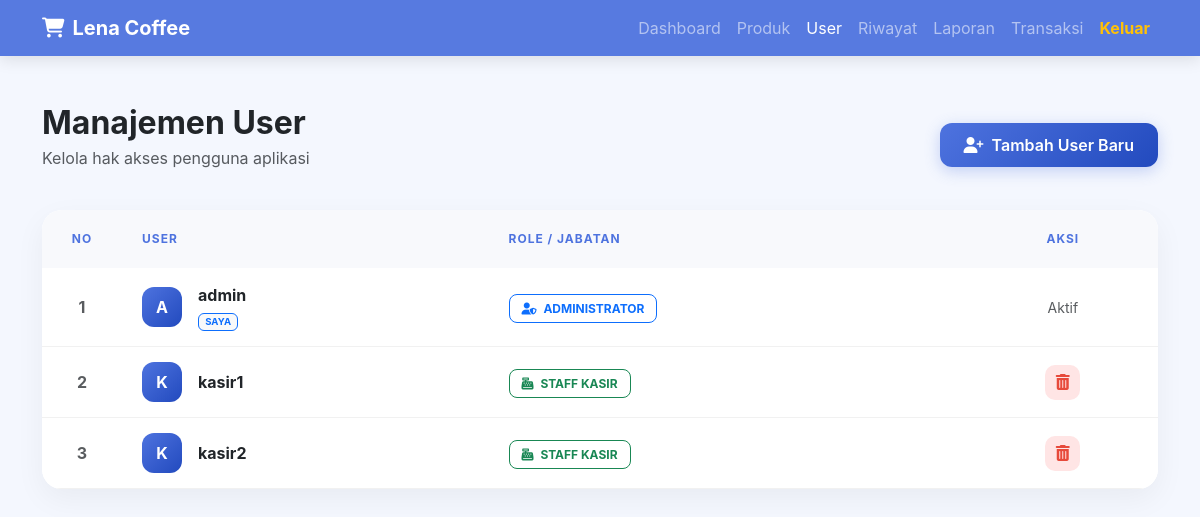
The page /user.php (signed in) on the database its author committed.
### tables this page shows
CREATE TABLE `users` (
  `id_user` int(11) NOT NULL,
  `username` varchar(50) DEFAULT NULL,
  `password` varchar(255) DEFAULT NULL,
  `role` enum('admin','kasir') DEFAULT NULL
);

### user.php (the view, shortened to what this page needs)
<?php
include 'koneksi.php';
$query = mysqli_query($conn, "SELECT * FROM users");
?>
<!DOCTYPE html>
<html lang="id">
<head>
    <link href="https://cdn.jsdelivr.net/npm/bootstrap@5.3.0/dist/css/bootstrap.min.css" rel="stylesheet">
    <link rel="stylesheet" href="https://cdnjs.cloudflare.com/ajax/libs/font-awesome/6.4.0/css/all.min.css">
    <link href="https://unpkg.com/aos@2.3.1/dist/aos.css" rel="stylesheet">
</head>
<body>
<nav class="navbar navbar-expand-lg navbar-dark sticky-top mb-5">
    <div class="container">
        <a class="navbar-brand fw-bold" href="index.php"><i class="fas fa-shopping-cart me-2"></i>Lena Coffee</a>
        <div class="collapse navbar-collapse" id="navbarNav">
            <ul class="navbar-nav ms-auto">
                <li class="nav-item"><a class="nav-link" href="index.php">Dashboard</a></li>
                <li class="nav-item"><a class="nav-link" href="produk.php">Produk</a></li>
                <li class="nav-item"><a class="nav-link active" href="user.php">User</a></li>
                <li class="nav-item"><a class="nav-link" href="riwayat.php">Riwayat</a></li>
                <li class="nav-item"><a class="nav-link" href="laporan.php">Laporan</a></li>
                <li class="nav-item"><a class="nav-link" href="transaksi.php">Transaksi</a></li>
                <li class="nav-item"><a class="nav-link text-warning fw-bold" href="logout.php">Keluar</a></li>
            </ul>
        </div>
    </div>
</nav>
<div class="container" data-aos="fade-up">
    <div class="row align-items-center mb-4">
        <div class="col-md-6">
            <h2 class="fw-bold text-dark mb-1">Manajemen User</h2>
            <p class="text-muted">Kelola hak akses pengguna aplikasi</p>
        </div>
        <div class="col-md-6 text-md-end">
            <a href="tambah_user.php" class="btn btn-primary btn-add">
                <i class="fas fa-user-plus me-2"></i>Tambah User Baru
            </a>
        </div>
    </div>
    <div class="card card-main">
        <div class="card-body p-0">
            <div class="table-responsive">
                <table class="table mb-0">
                    <thead>
                        <tr>
                            <th class="text-center" style="width: 80px;">No</th>
                            <th>User</th>
                            <th>Role / Jabatan</th>
                            <th class="text-center">Aksi</th>
                        </tr>
                    </thead>
                    <tbody>
                        <?php $i=1; while($row = mysqli_fetch_assoc($query)) : ?>
                        <tr>
                            <td class="text-center text-muted fw-bold"><?= $i++; ?></td>
                            <td>
                                <div class="d-flex align-items-center">
                                    <div class="user-avatar me-3">
                                        <?= substr($row['username'], 0, 1); ?>
                                    </div>
                                    <div>
                                        <div class="fw-bold text-dark"><?= $row['username']; ?></div>
                                        <?php if($row['username'] === $_SESSION['username']) : ?>
                                            <span class="badge bg-light text-primary border border-primary x-small" style="font-size: 0.6rem;">SAYA</span>
                                        <?php endif; ?>
                                    </div>
                                </div>
                            </td>
                            <td>
                                <?php if($row['role'] == 'admin') : ?>
                                    <span class="role-badge bg-light-primary text-primary border border-primary">
                                        <i class="fas fa-user-shield me-1"></i> ADMINISTRATOR
                                    </span>
                                <?php else : ?>
                                    <span class="role-badge bg-light-success text-success border border-success">
                                        <i class="fas fa-cash-register me-1"></i> STAFF KASIR
                                    </span>
                                <?php endif; ?>
                            </td>
                            <td class="text-center">
                                <?php if($row['username'] !== $_SESSION ['username']) : ?>
                                    <a href="hapus_user.php?id=<?= $row['id_user']; ?>"
                                       class="action-icon"
                                       title="Hapus User"
                                       onclick="return confirm('Yakin ingin menghapus user ini?')">
                                        <i class="fas fa-trash-alt"></i>
                                    </a>
                                <?php else : ?>
                                    <span class="text-muted small italic">Aktif</span>
                                <?php endif; ?>
                            </td>
                        </tr>
                        <?php endwhile; ?>
                    </tbody>
                </table>
            </div>
        </div>
    </div>
</div>
</body>
</html>

### user.php (style rules this page uses)
:root { --primary-grad: linear-gradient(135deg, #4e73df 0%, #224abe 100%); }
body { background-color: #f4f7fe; font-family: 'Inter', sans-serif; }
.navbar { background: rgba(78, 115, 223, 0.95) !important; backdrop-filter: blur(10px); box-shadow: 0 4px 15px rgba(0,0,0,0.1); }
.card-main { border: none; border-radius: 20px; box-shadow: 0 10px 30px rgba(0,0,0,0.05); overflow: hidden; }
.user-avatar { width: 40px; height: 40px; background: var(--primary-grad); color: white; display: flex; align-items: center; justify-content: center; border-radius: 12px; font-weight: bold; text-transform: uppercase; }
.table thead th { background-color: #f8f9fc; border: none; color: #4e73df; text-transform: uppercase; font-size: 0.75rem; letter-spacing: 1px; padding: 20px; }
.table tbody td { padding: 15px 20px; vertical-align: middle; border-color: #f1f1f1; }
.role-badge { padding: 6px 12px; border-radius: 8px; font-size: 0.75rem; font-weight: 700; }
.btn-add { border-radius: 12px; padding: 10px 24px; font-weight: 600; background: var(--primary-grad); border: none; box-shadow: 0 4px 15px rgba(78, 115, 223, 0.3); transition: all 0.3s; }
.action-icon { width: 35px; height: 35px; display: inline-flex; align-items: center; justify-content: center; border-radius: 10px; transition: all 0.2s; background: #ffe5e5; color: #e74a3b; text-decoration: none; }

### rows shown on the page
users: username "A", username "admin", shows "SAYA", role "admin" (drawn), shows "Aktif"
users: username "K", username "kasir1", role "kasir" (drawn)
users: username "K", username "kasir2", role "kasir" (drawn)
